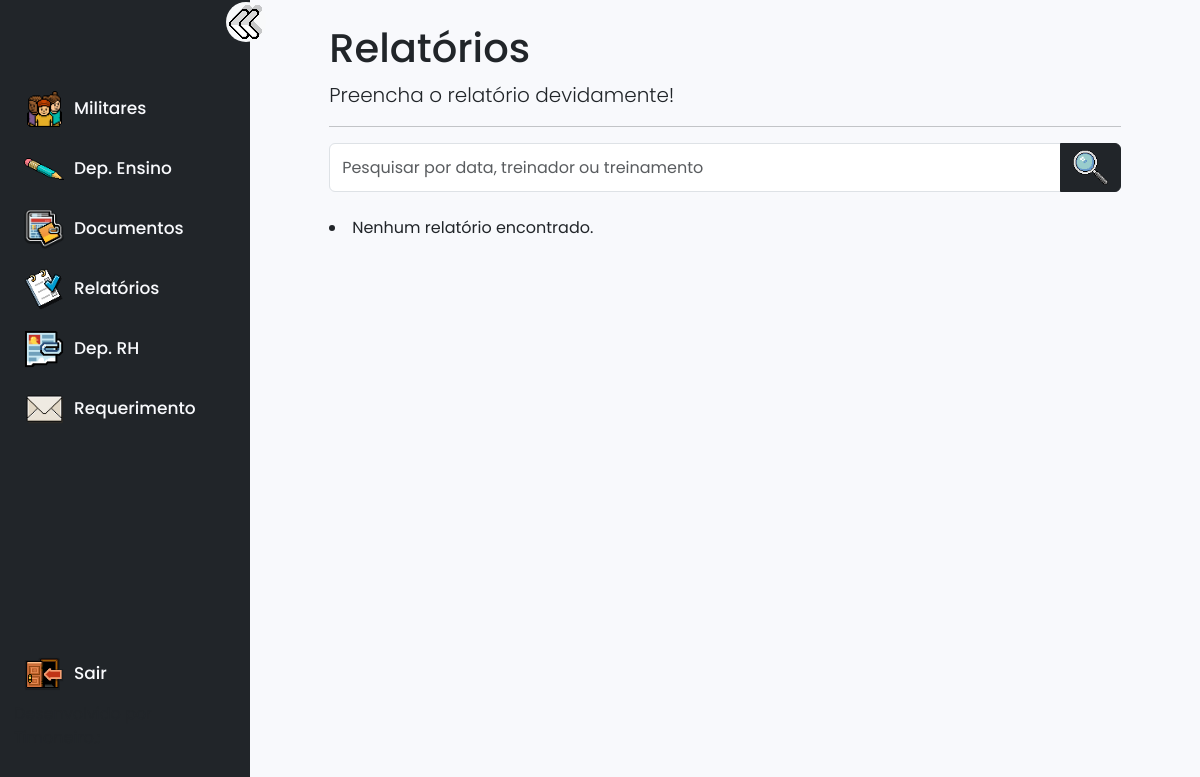
Page /relatórios/relatoriosofc/ (signed in) on the earlier database version.
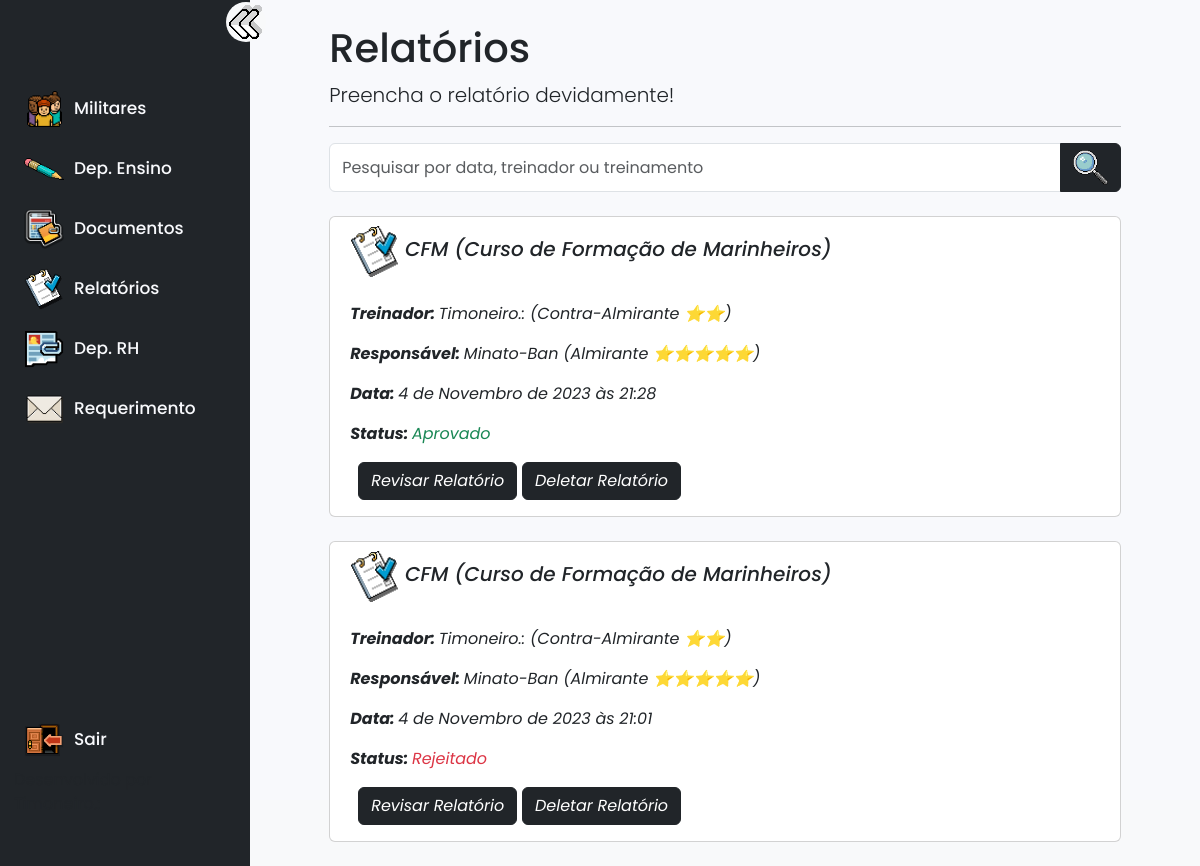
Same page on the later database version.
### relatorios/models.py (models this page shows, shortened)
class Relatorios(models.Model):
    SALA = (
        ('CI', 'CI'),
        ('Sala [1]', 'Sala [1]'),
        ('Sala [2]', 'Sala [2]'),
    )
    STATUS = (
        ('Espera...', 'Espera...'),
        ('Aprovado', 'Aprovado'),
        ('Rejeitado', 'Rejeitado'),
    )
    treinamento = models.ForeignKey(Treinamentos, on_delete=models.CASCADE,related_name="treinamento", verbose_name=("Treinamento"), null=True)
    sala = models.CharField(choices=SALA, default='CI', max_length=50, null=True)
    responsavel = models.ForeignKey(CustomUser, on_delete=models.CASCADE,related_name="relatorios_responsavel", limit_choices_to={'groups__name': 'oficial'}, verbose_name=("Responsável pelo treinamento"), null=True)
    data1 = models.CharField(("Início"),max_length=50, null=True)
    treinador = models.ForeignKey(CustomUser, on_delete=models.CASCADE,related_name="relatorios_treinador", verbose_name=("Treinador"), null=True)
    aprovados = models.TextField(max_length=50, null=True)
    reprovados = models.TextField(max_length=50, null=True)
    data2 = models.CharField(("Fim"),max_length=50, null=True)
    observações = models.TextField(max_length=50, null=True)
    data_preenchimento = models.DateTimeField( blank=True)
    status = models.CharField(choices=STATUS,default='Espera...', max_length=50,blank=True, null=True)

### treinamentos/models.py (models this page shows)
class Treinamentos(models.Model):
    titulo = models.TextField(verbose_name='Título', null=True, blank=True)
    topico1 = models.TextField(verbose_name='Tópico-1', null=True, blank=True)
    texto1 = models.TextField(verbose_name='Texto-1', null=True, blank=True)
    topico2 = models.TextField(verbose_name='Tópico-2', null=True, blank=True)
    texto2 = models.TextField(verbose_name='Texto-2', null=True, blank=True)
    topico3 = models.TextField(verbose_name='Tópico-3', null=True, blank=True)
    texto3 = models.TextField(verbose_name='Texto-3', null=True, blank=True)
    topico4 = models.TextField(verbose_name='Tópico-4', null=True, blank=True)
    texto4 = models.TextField(verbose_name='Texto-4', null=True, blank=True)
    topico5 = models.TextField(verbose_name='Tópico-5', null=True, blank=True)
    texto5 = models.TextField(verbose_name='Texto-5', null=True, blank=True)
    topico6 = models.TextField(verbose_name='Tópico-6', null=True, blank=True)
    texto6 = models.TextField(verbose_name='Texto-6', null=True, blank=True)
    topico7 = models.TextField(verbose_name='Tópico-7', null=True, blank=True)
    texto7 = models.TextField(verbose_name='Texto-7', null=True, blank=True)
    def __str__(self):
        return '{}'.format(self.titulo)

### users/models.py (models this page shows)
class CustomUser(AbstractUser):
    PATENTES = (
        ('Marinheiro', 'Marinheiro'),
        ('Cabo', 'Cabo'),
        ('Aluno', 'Aluno'),
        ('3° Sargento', '3° Sargento'),
        ('2° Sargento', '2° Sargento'),
        ('1° Sargento', '1° Sargento'),
        ('SubOficial', 'SubOficial'),
        ('Cadete', 'Cadete'),
        ('Aspirante-a-Oficial', 'Aspirante-a-Oficial'),
        ('Guarda-Marinha', 'Guarda-Marinha'),
        ('Segundo-Tenente', 'Segundo-Tenente'),
        ('Primeiro-Tenente', 'Primeiro-Tenente'),
        ('Capitão-Tenente', 'Capitão-Tenente'),
        ('Capitão-de-Corveta', 'Capitão-de-Corveta'),
        ('Capitão-de-Fragata', 'Capitão-de-Fragata'),
        ('Capitão-de-Mar-e-Guerra ⭐', 'Capitão-de-Mar-e-Guerra ⭐'),
        ('Contra-Almirante ⭐⭐', 'Contra-Almirante ⭐⭐'),
        ('Vice-Almirante ⭐⭐⭐', 'Vice-Almirante ⭐⭐⭐'),
        ('Almirante-de-Esquadra ⭐⭐⭐⭐', 'Almirante-de-Esquadra ⭐⭐⭐⭐'),
        ('Almirante ⭐⭐⭐⭐⭐', 'Almirante ⭐⭐⭐⭐⭐'),
        ('Conselheiro', 'Conselheiro'),
    )
    STATUS = (
        ('Ativo','Ativo'),
        ('Demitido','Demitido'),
        ('Aposentado','Aposentado'),
    )
    patente = models.CharField(choices=PATENTES,max_length=50, null=True)
    status = models.CharField(choices=STATUS, max_length=50, null=True)
    datapromo = models.DateField(("Última Promoção"),default=timezone.now, null=True)
    responsavel = models.TextField(("Responsável pela promoção"), null=True)
    username = models.CharField(
        _('username'),
        max_length=150,
        unique=True,
        validators=[RegexValidator(
            regex=r'^[a-zA-Z0-9@_:.,-]+$',
            message=_('Enter a valid username. This value may contain only letters (uppercase and lowercase), numbers, @, :, -, and _ characters.'),
            code='invalid_username',
        )],
        help_text=_('150 characters or fewer. Letters (uppercase and lowercase), digits, @, :, -, and _ only.'),
    )
    def __str__(self):
        return f"{self.username} ({self.patente})"

### relatorios/views.py (called while the page is built)
    def get_queryset(self):
        q = self.request.GET.get('q')
        queryset = Relatorios.objects.all()
        if q:
            queryset = queryset.filter(
                Q(data1__icontains=q) |
                Q(treinador__username__icontains=q) |
                Q(treinamento__icontains=q)
            )
        queryset = queryset.order_by('-data_preenchimento')
        return queryset

    def get_context_data(self, **kwargs):
        context = super().get_context_data(**kwargs)
        user = self.request.user
        is_member_of_rh = user.groups.filter(name='rh').exists()
        is_member_of_altocomando = user.groups.filter(name='altocomando').exists()
        context['is_member_of_rh'] = is_member_of_rh
        context['is_member_of_altocomando'] = is_member_of_altocomando
        return context

### arquivos/templates/relatoriosofc.html
{% extends "templates/indexoficiais.html" %}
{% load static %}
{% block main %}
<div class="col-xl-12 m-auto">
    <h1>Relatórios</h1>
    <p class="lead">Preencha o relatório devidamente!</p>
<hr>
    </div>
<form class="input-group" method="get">
    <input class='form-control' type="text" name="q" placeholder="Pesquisar por data, treinador ou treinamento">
    <button class=" btn btn-dark"type=" submit">
        <i class='bx bx-home-alt icon'>
            <img width="35px" src="{% static "img/lupa.gif" %}" alt="">
          </i></button>
</form>
<br>
{% for relatorio in relatorios %}
<div class="card col-xl-12 m-auto">
    <div class="container m-2">
        <div class="row">
            <i class='bx bx-home-alt icon'>
                <img width="50px" src="{% static "img/relatorioicon.png" %}" alt="">
                <span class="h5 card-title">{{ relatorio.treinamento }}</span>
                <div class="container">
                    <br>
                <p> <strong> Treinador: </strong>   {{relatorio.treinador}}</p>
                <p> <strong> Responsável: </strong>   {{relatorio.responsavel}}</p>
                <p> <strong> Data: </strong> {{relatorio.data_preenchimento}}</p>
                <p>
                    <strong> Status: </strong>
                    <span class="{% if relatorio.status == 'Em espera...' %}text-primary{% elif relatorio.status == 'Aprovado' %}text-success{% elif relatorio.status == 'Rejeitado' %}text-danger{% endif %}">
                        {{ relatorio.status }}
                    </span>
                </p>
                <div class="m-2 text-right">
                    <a class="btn btn-dark" href="{% url 'atualizarrelatorio' relatorio.pk %}">Revisar Relatório</a>
                    {% if is_member_of_rh and is_member_of_altocomando %}
                    <a class="btn btn-dark" href="{% url 'deletarrelatorio' relatorio.pk %}">Deletar Relatório</a>
                {% endif %}
                </div>
            </i>
        </div>
    </div>
</div>
</div>
<br>
{% empty %}
<li>Nenhum relatório encontrado.</li>
{% endfor %}
{% endblock main %}

### arquivos/templates/indexoficiais.html (shortened to what this page needs)
{% load static %}
<html lang="pt-BR">
<head>
    <link rel="stylesheet" href="{% static 'boostr/bootstrap.min.css' %}">
    <link rel="stylesheet" href="{% static 'css/ofc.css' %}">
</head>
<body class="bg-body-tertiary">
      <nav style="background:#212529;" class="sidebar close">
        <header>
          <br>
            <i class='bg-body-tertiary toggle'>
              <img src="{% static "img/icon.png" %}" alt="">
            </i>
        </header>
        <div class="menu-bar">
            <div class="menu">
                <div class="menu-links">
                  <li class="nav-link">
                    <a href="{% url "user_list" %}">
                        <i class='bx bx-group icon' >
                          <img width="35px" src="{% static "img/user.png" %}" alt="">
                        </i>
                        <span class="text nav-text">Militares</span>
                    </a>
                </li>
                    <li class="nav-link">
                        <a href="{% url "mostrartreinamentoofc" %}">
                            <i class='bx bx-group icon' >
                              <img width="40px" src="{% static "img/treinamentosicon.png" %}" alt="">
                            </i>
                            <span class="text nav-text">Dep. Ensino</span>
                        </a>
                    </li>
                    <li class="nav-link">
                        <a href="{% url "documentosofc" %}">
                            <i class='bx bx-file icon'>
                              <img width="40px" src="{% static "img/documentoicon.png" %}" alt="">
                            </i>
                            <span class="text nav-text">Documentos</span>
                        </a>
                    </li>
                    <li class="nav-link">
                        <a href="{% url "relatoriosofc"%}">
                            <i class='bx bx-list-check icon' >
                              <img width="40px" src="{% static "img/relatorioicon.png" %}" alt="">
                            </i>
                            <span class="text nav-text">Relatórios</span>
                        </a>
                    </li>
                    <li class="nav-link">
                      <a href="{% url "requerimentorh" %}">
                          <i class='bx bx-list-check icon' >
                            <img width="40px" src="{% static "img/rhicon.png" %}" alt="">
                          </i>
                          <span class="text nav-text">Dep. RH</span>
                      </a>
                  </li>
                    <li class="nav-link">
                        <a href="{% url "cadastrarrequerimento" %}">
                            <i class='bx bx-cog icon' >
                              <img width="40px" src="{% static "img/requerimento.png" %}" alt="">
                            </i>
                            <span class="text nav-text">Requerimento</span>
                        </a>
                    </li>
          </div>
        </div>
        <div class="bottom-content">
          <li class="">
              <a href="{% url 'logout' %}">
                  <i class='bx bx-log-out icon' >
                    <img width="40px" src="{% static "img/sairicon.png" %}" alt="">
                  </i>
                  <span class="text nav-text">Sair</span>
              </a>
          </li>
          <li class="">
          <p> Desenvolvido por Timoneiro.: </p>
          </li>
      </div>
        </div>
    </nav>
    <div class="home">
      <div class="col-10 m-auto mt-4">
        {% block main %}{% endblock main %}
        </div>
      </div>
</body>
</html>

### static/css/ofc.css (style rules this page uses)
* { margin: 0; padding: 0; box-sizing: border-box; font-family: 'Poppins', sans-serif; }
:root { --body-color: #f8f9fc; --sidebar-color: linear-gradient(90deg, rgba(2,2,36,1) 0%, rgba(10,10,63,1) 48%, rgba(20,20,63,1) 100%); --primary-color: #005fb2; --primary-color-light: linear-gradient(to right, #0f2027, #203a43, #2c5364); --toggle-color: #DDD; --text-color: #f8f9fc; --tran-03: all 0.2s ease; --tran-03: all 0.3s ease; --tran-04: all 0.3s ease; --tran-05: all 0.3s ease; }
body { min-height: 100vh; background-color: var(--body-color); transition: var(--tran-05); }
@media (min-width: 768px) { .sidebar { position: fixed; top: 0; left: 0; height: 100%; width: 250px; padding: 10px 14px; background: linear-gradient(to right, #0f2027, #203a43, #2c5364); transition: var(--tran-05); z-index: 100; } }
@media (min-width: 768px) { .home { position: absolute; top: 0; top: 0; left: 250px; height: 100vh; width: calc(100% - 250px); background-color: var(--body-color); transition: var(--tran-05); } }
.sidebar li { height: 50px; list-style: none; display: flex; align-items: center; margin-top: 10px; }
.sidebar header .image, .sidebar .icon { min-width: 60px; border-radius: 6px; }
.sidebar .icon { min-width: 60px; border-radius: 6px; height: 100%; display: flex; align-items: center; justify-content: center; font-size: 20px; }
.sidebar .text, .sidebar .icon { color: var(--text-color); transition: var(--tran-03); }
.sidebar .text { font-size: 17px; font-weight: 500; white-space: nowrap; opacity: 1; }
.sidebar header { position: relative; }
.sidebar header .toggle { position: absolute; top: 50%; right: -30px; transform: translateY(-50%) rotate(180deg); height: 40px; width: 40px; background-color: var(--primary-color); color: linear-gradient(to right, #0f2027, #203a43, #2c5364); border-radius: 50%; display: flex; align-items: center; justify-content: center; font-size: 22px; cursor: pointer; transition: var(--tran-05); }
.sidebar .menu { margin-top: 40px; }
.sidebar li a { list-style: none; height: 100%; background-color: transparent; display: flex; align-items: center; height: 100%; width: 100%; border-radius: 6px; text-decoration: none; transition: var(--tran-03); }
.sidebar .menu-bar { height: calc(100% - 55px); display: flex; flex-direction: column; justify-content: space-between; overflow-y: scroll; }

Differences in the rows shown:
added Relatorios: treinamento "CFM (Curso de Formação de Marinheiros)", treinador "Timoneiro.: (Contra-Almirante ⭐⭐)", responsavel "Minato-Ban (Almirante ⭐⭐⭐⭐⭐)", data_preenchimento "4 de Novembro de 2023 às 21:28", status "Aprovado"
added Relatorios: treinamento "CFM (Curso de Formação de Marinheiros)", treinador "Timoneiro.: (Contra-Almirante ⭐⭐)", responsavel "Minato-Ban (Almirante ⭐⭐⭐⭐⭐)", data_preenchimento "4 de Novembro de 2023 às 21:01", status "Rejeitado"
Other differences:
text no longer shown: "Nenhum relatório encontrado."
